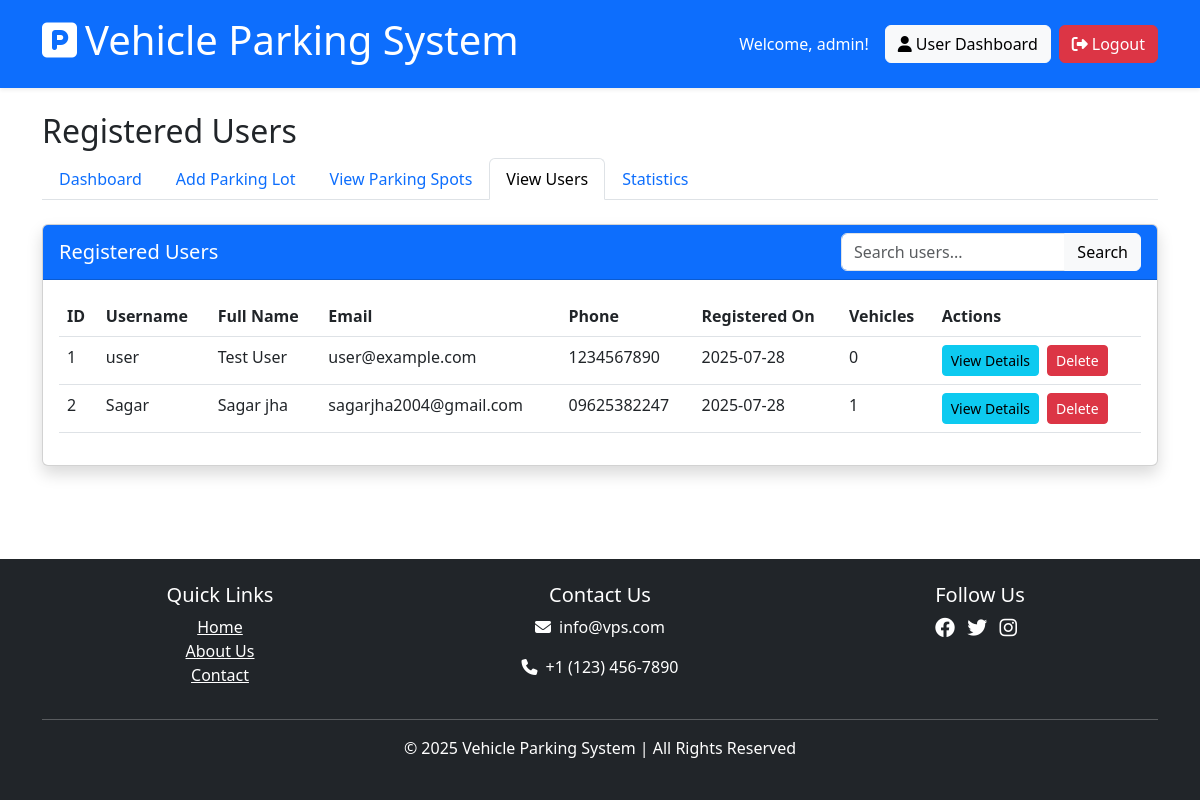
/admin/view_user (signed in), run on an earlier commit of the app's database.
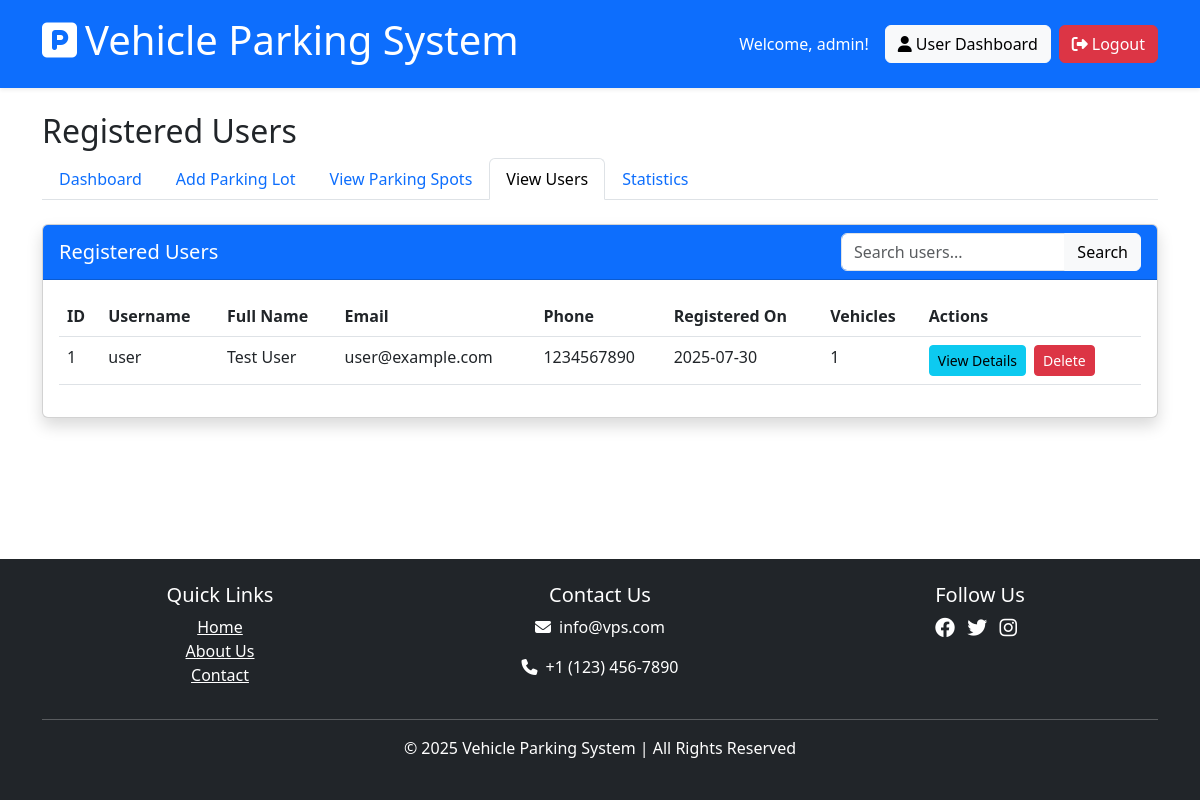
And on a later commit of the database.
### models/admin.py (models this page shows, shortened)
class Admin(db.Model, UserMixin):
    __tablename__ = 'admin'
    id = db.Column(db.Integer, primary_key=True)
    username = db.Column(db.String(100), unique=True, nullable=False)
    password_hash = db.Column(db.String(200), nullable=False)

### models/user.py (models this page shows, shortened)
class User(db.Model, UserMixin):
    id = db.Column(db.Integer, primary_key=True)
    username = db.Column(db.String(100), unique=True, nullable=False)
    email = db.Column(db.String(120), unique=True, nullable=False)
    password_hash = db.Column(db.String(200), nullable=False)
    first_name = db.Column(db.String(50))
    last_name = db.Column(db.String(50))
    phone = db.Column(db.String(20))
    registered_on = db.Column(db.DateTime, default=lambda: datetime.now(timezone.utc))
    bookings = db.relationship('Booking', backref='user', lazy=True, cascade="all, delete-orphan")
    vehicles = db.relationship('Vehicle', backref='owner', lazy=True, cascade="all, delete-orphan")
    @property
    def password(self):
        raise AttributeError('password is not a readable attribute')

### routes/admin_routes.py (the view)
@admin_bp.route('/view_user')
@login_required
@admin_required
def view_user():
    users = User.query.all()
    return render_template('admin/view_user.html', users=users)

### extensions.py (called while the page is built)
@login_manager.user_loader
def load_user(user_id):
    from models.admin import Admin
    from models.user import User
    admin = Admin.query.get(int(user_id))
    if admin:
        return admin
    return User.query.get(int(user_id))

### routes/admin_routes.py (called while the page is built, shortened)
def admin_required(f):
    @wraps(f)
    def decorated_function(*args, **kwargs):
        if not current_user.is_authenticated:
            flash('Please login to access this page.', 'warning')
            return redirect(url_for('admin.login'))
        return f(*args, **kwargs)
    return decorated_function

### templates/admin/view_user.html (shortened to what this page needs)
{% extends 'shared/base.html' %}
{% block content %}
<div class="row mb-4">
    <div class="col-12">
        <h2>Registered Users</h2>
        <nav>
            <div class="nav nav-tabs" id="nav-tab" role="tablist">
                <a class="nav-link" href="{{ url_for('admin.dashboard') }}">Dashboard</a>
                <a class="nav-link" href="{{ url_for('admin.add_parking_lot') }}">Add Parking Lot</a>
                <a class="nav-link" href="{{ url_for('admin.view_parking_spots') }}">View Parking Spots</a>
                <a class="nav-link active" href="{{ url_for('admin.view_user') }}">View Users</a>
                <a class="nav-link" href="{{ url_for('admin.statistics') }}">Statistics</a>
            </div>
        </nav>
    </div>
</div>
<div class="row">
    <div class="col-12">
        <div class="card shadow">
            <div class="card-header bg-primary text-white d-flex justify-content-between align-items-center">
                <h5 class="card-title mb-0">Registered Users</h5>
                <div class="input-group" style="width: 300px;">
                    <input type="text" id="userSearchInput" class="form-control" placeholder="Search users...">
                    <button class="btn btn-light" type="button" id="searchButton">
                         Search
                    </button>
                </div>
            </div>
            <div class="card-body">
                {% if users %}
                <div class="table-responsive">
                    <table class="table table-hover" id="usersTable">
                        <thead>
                            <tr>
                                <th>ID</th>
                                <th>Username</th>
                                <th>Full Name</th>
                                <th>Email</th>
                                <th>Phone</th>
                                <th>Registered On</th>
                                <th>Vehicles</th>
                                <th>Actions</th>
                            </tr>
                        </thead>
                        <tbody>
                            {% for user in users %}
                            <tr>
                                <td>{{ user.id }}</td>
                                <td>{{ user.username }}</td>
                                <td>{{ user.first_name }} {{ user.last_name }}</td>
                                <td>{{ user.email }}</td>
                                <td>{{ user.phone or 'N/A' }}</td>
                                <td>{{ user.registered_on.strftime('%Y-%m-%d') }}</td>
                                <td>{{ user.vehicles|length }}</td>
                                <td>
                                    <div class="d-flex">
                                        <button type="button" class="btn btn-sm btn-info view-user-btn me-2"
                                                data-bs-toggle="modal" data-bs-target="#viewUserModal"
                                                data-user-id="{{ user.id }}">
                                            View Details
                                        </button>
                                        <form method="POST" action="{{ url_for('admin.delete_user', user_id=user.id) }}"
                                              onsubmit="return confirm('Are you sure you want to delete this user?');">
                                            <button type="submit" class="btn btn-sm btn-danger">Delete</button>
                                        </form>
                                    </div>
                                </td>
                            </tr>
                            {% endfor %}
                        </tbody>
                    </table>
                </div>
                {% else %}
                <div class="alert alert-info">
                    <p>No registered users found.</p>
                </div>
                {% endif %}
            </div>
        </div>
    </div>
</div>
{% endblock %}

### templates/shared/base.html (shortened to what this page needs)
<!DOCTYPE html>
<html lang="en">
<head>
    <link rel="stylesheet" href="{{ url_for('static', filename='css/style.css') }}">
    <link href="https://cdn.jsdelivr.net/npm/bootstrap@5.3.0/dist/css/bootstrap.min.css" rel="stylesheet">
    <link rel="stylesheet" href="https://cdnjs.cloudflare.com/ajax/libs/font-awesome/6.4.0/css/all.min.css">
</head>
<body class="d-flex flex-column min-vh-100">
    <header class="bg-primary text-white p-3 shadow-sm">
        <div class="container">
            <div class="d-flex justify-content-between align-items-center">
                <a href="{{ url_for('main.index') }}" class="text-white text-decoration-none">
                    <h1><i class="fas fa-parking me-2"></i>Vehicle Parking System</h1>
                </a>
                <nav class="navbar-nav d-flex flex-row">
                    {% if current_user.is_authenticated %}
                        <div class="d-flex align-items-center">
                            <span class="me-3">Welcome, {{ current_user.username }}!</span>
                            {% if current_user.is_admin %}
                                <a href="{{ url_for('admin.dashboard') }}" class="btn btn-light me-2">
                                    <i class="fas fa-tachometer-alt me-1"></i>Admin Dashboard
                                </a>
                            {% else %}
                                <a href="{{ url_for('user.dashboard') }}" class="btn btn-light me-2">
                                    <i class="fas fa-user me-1"></i>User Dashboard
                                </a>
                            {% endif %}
                            <a href="{{ url_for('auth.logout') }}" class="btn btn-danger">
                                <i class="fas fa-sign-out-alt me-1"></i>Logout
                            </a>
                        </div>
                    {% endif %}
                </nav>
            </div>
        </div>
    </header>
    <main class="flex-grow-1">
        <div class="container mt-4">
            {% block content %}{% endblock %}
        </div>
    </main>
    <footer class="mt-5 p-4 bg-dark text-white text-center">
        <div class="container">
            <div class="row">
                <div class="col-md-4">
                    <h5>Quick Links</h5>
                    <ul class="list-unstyled">
                        <li><a href="{{ url_for('main.index') }}" class="text-white">Home</a></li>
                        <li><a href="{{ url_for('main.about') }}" class="text-white">About Us</a></li>
                        <li><a href="{{ url_for('main.contact') }}" class="text-white">Contact</a></li>
                    </ul>
                </div>
                <div class="col-md-4">
                    <h5>Contact Us</h5>
                    <p><i class="fas fa-envelope me-2"></i>info@vps.com</p>
                    <p><i class="fas fa-phone me-2"></i>+1 (123) 456-7890</p>
                </div>
                <div class="col-md-4">
                    <h5>Follow Us</h5>
                    <div class="social-icons">
                        <a href="#" class="text-white me-2"><i class="fab fa-facebook fa-lg"></i></a>
                        <a href="#" class="text-white me-2"><i class="fab fa-twitter fa-lg"></i></a>
                        <a href="#" class="text-white me-2"><i class="fab fa-instagram fa-lg"></i></a>
                    </div>
                </div>
            </div>
            <hr class="my-3">
            <p>&copy; 2025 Vehicle Parking System | All Rights Reserved</p>
        </div>
    </footer>
</body>
</html>

What changed in the data, as far as the page shows it:
removed User: id "2", username "Sagar", first_name "Sagar", last_name "jha", email "sagarjha2004@gmail.com", phone "09625382247", registered_on "2025-07-28", vehicles|length "1"
changed User "user": registered_on "2025-07-28" → "2025-07-30"; vehicles|length "0" → "1"
